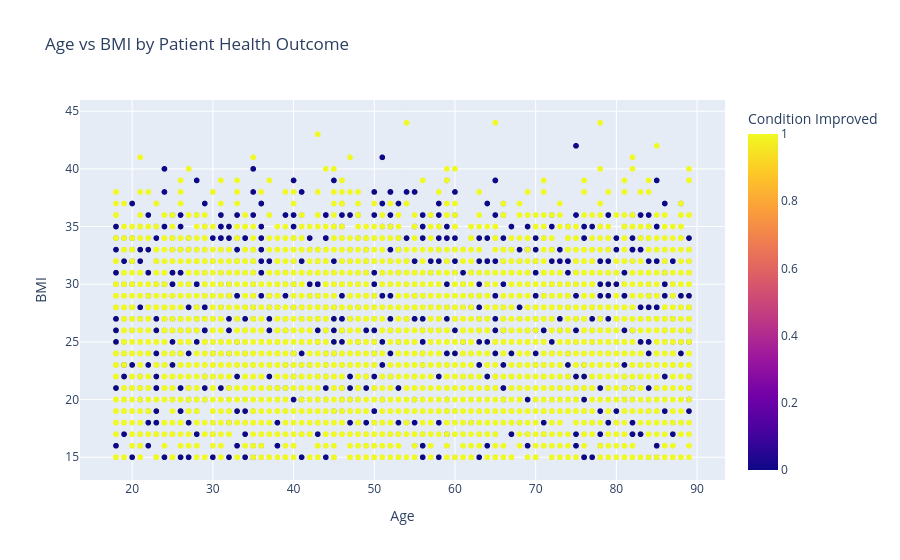

Write notebook code for a chart like this one.
### Code cell
fig = px.scatter(
    df,
    x="Age",
    y="BMI",
    color="Condition_Improved",
    title="Age vs BMI by Patient Health Outcome",
    labels={
        "Age": "Age",
        "BMI": "BMI",
        "Condition_Improved": "Condition Improved"
    }
)

fig.show()

### Figure 1 — Plotly figure (JSON) as saved in the notebook; plotly's stock layout.template omitted (floating-point values rounded to 4 significant figures; data arrays with more than 128 entries replaced by an {"elided": "..."} marker saying what was removed)
{"data": [{"hovertemplate": "Age=%{x}<br>BMI=%{y}<br>Condition Improved=%{marker.color}<extra></extra>", "legendgroup": "", "marker": {"color": {"elided": "10000 int values"}, "coloraxis": "coloraxis", "symbol": "circle"}, "mode": "markers", "name": "", "showlegend": false, "type": "scattergl", "x": {"elided": "10000 int values"}, "xaxis": "x", "y": {"elided": "10000 int values"}, "yaxis": "y"}], "layout": {"coloraxis": {"colorbar": {"title": {"text": "Condition Improved"}}, "colorscale": [[0, "#0d0887"], [0.1111, "#46039f"], [0.2222, "#7201a8"], [0.3333, "#9c179e"], [0.4444, "#bd3786"], [0.5556, "#d8576b"], [0.6667, "#ed7953"], [0.7778, "#fb9f3a"], [0.8889, "#fdca26"], [1, "#f0f921"]]}, "legend": {"tracegroupgap": 0}, "title": {"text": "Age vs BMI by Patient Health Outcome"}, "xaxis": {"anchor": "y", "domain": [0, 1], "title": {"text": "Age"}}, "yaxis": {"anchor": "x", "domain": [0, 1], "title": {"text": "BMI"}}}}
